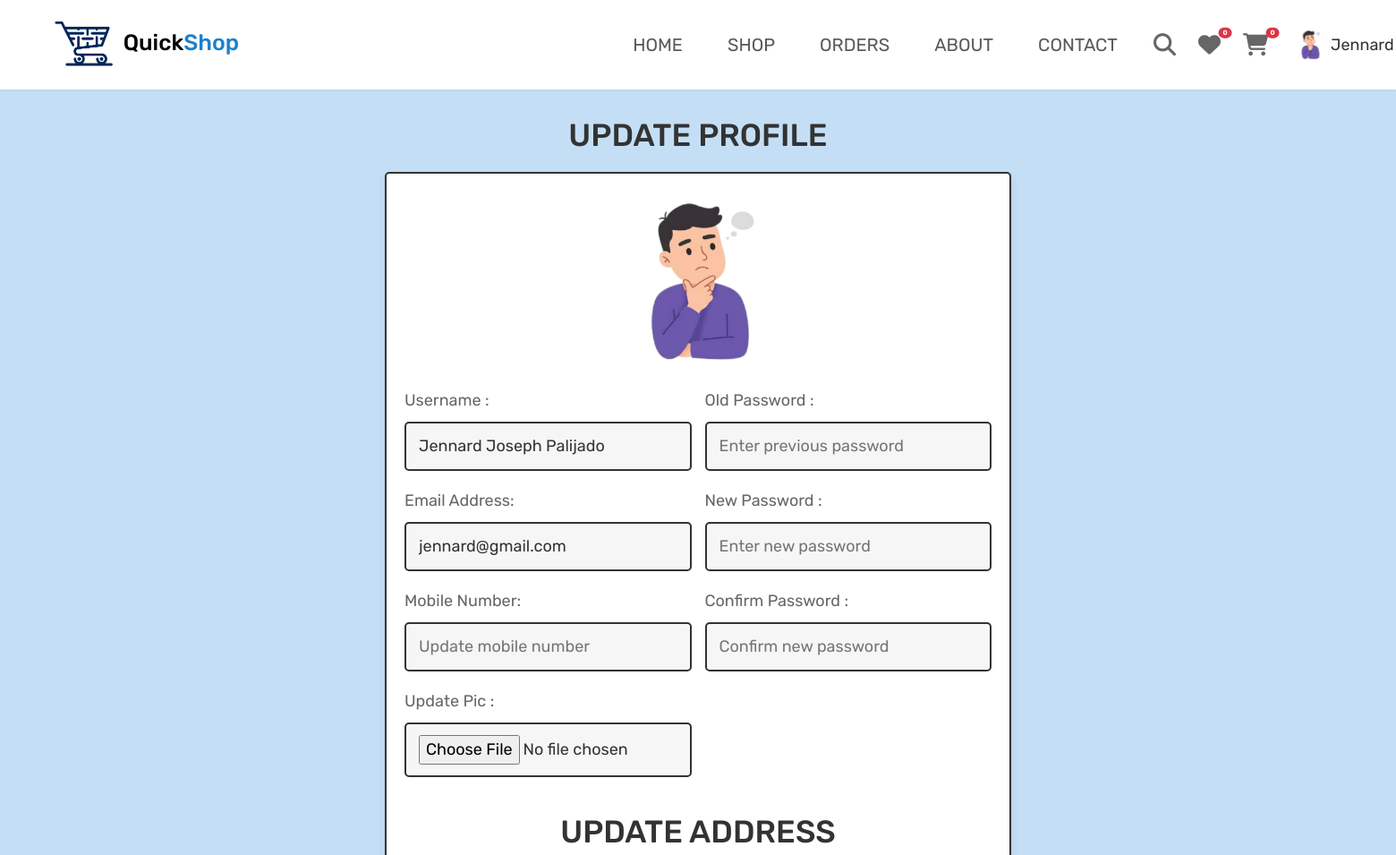
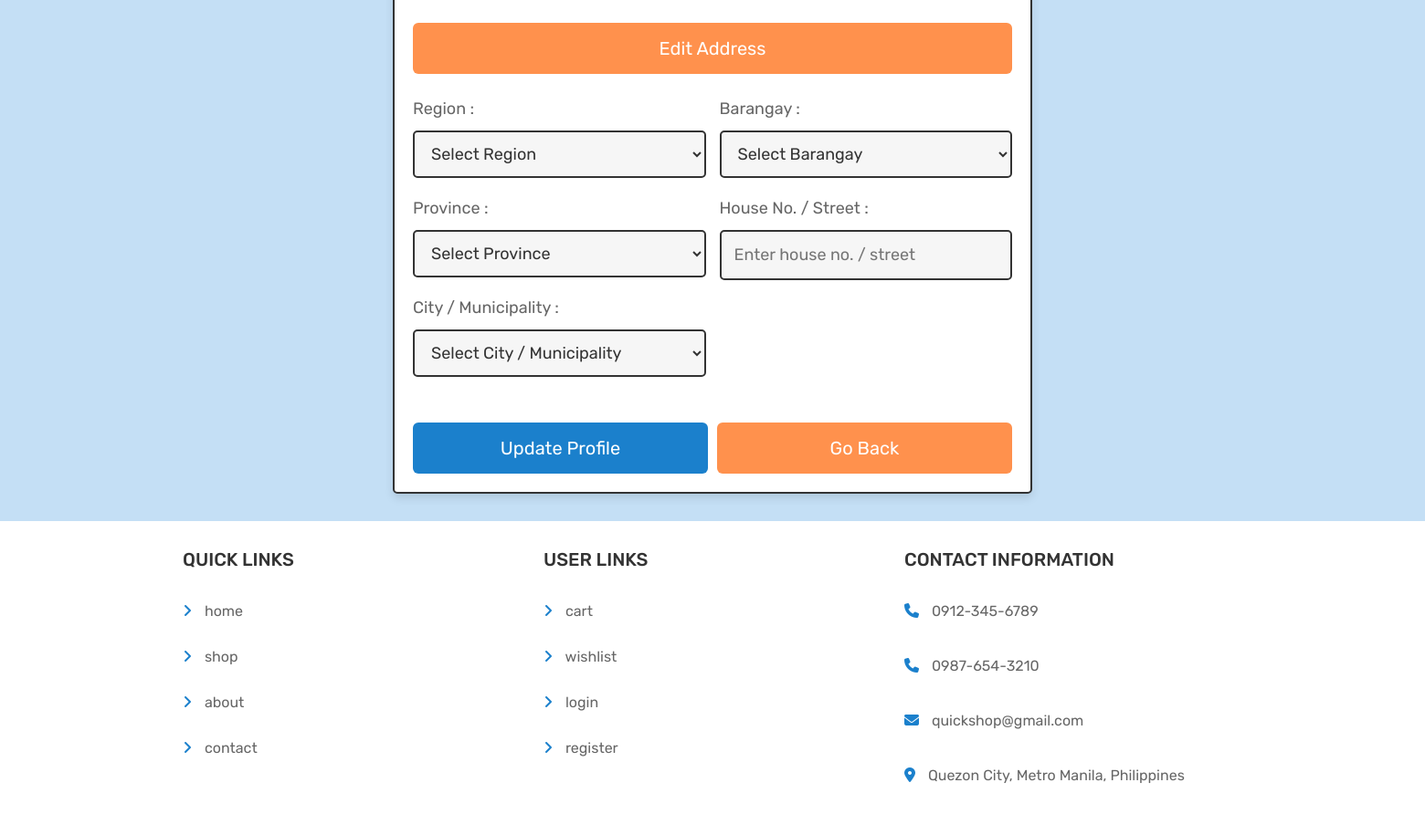
/user_profile_update.php (signed in), run on the app's committed database (2 pictures, top to bottom).
### tables this page shows
CREATE TABLE `users` (
  `id` int(100) NOT NULL,
  `name` varchar(100) NOT NULL,
  `number` varchar(15) DEFAULT NULL,
  `email` varchar(100) NOT NULL,
  `password` varchar(100) NOT NULL,
  `user_type` enum('admin','user') NOT NULL DEFAULT 'user',
  `image` varchar(100) NOT NULL,
  `created_at` datetime DEFAULT current_timestamp(),
  `status` enum('active','inactive','banned') DEFAULT 'active',
  `address` varchar(255) DEFAULT NULL
);

### user_profile_update.php (the view, shortened to what this page needs)
<?php
@include 'config.php';
$user_id = $_SESSION['user_id'];
$select_profile = $conn->prepare("SELECT * FROM `users` WHERE id = ?");
$select_profile->execute([$user_id]);
$fetch_profile = $select_profile->fetch(PDO::FETCH_ASSOC);
$current_address_parts = explode(', ', $fetch_profile['address']);
$current_street = isset($current_address_parts[4]) ? trim($current_address_parts[4]) : '';
?>
<!DOCTYPE html>
<html lang="en">
<head>
    <link href="https://cdn.jsdelivr.net/npm/bootstrap@5.3.3/dist/css/bootstrap.min.css" rel="stylesheet">
    <link rel="stylesheet" href="https://cdnjs.cloudflare.com/ajax/libs/font-awesome/6.1.1/css/all.min.css">
    <link rel="stylesheet" href="css/components.css">
</head>
<body>
<?php include 'header.php'; ?>
<section class="update-profile">
    <h1 class="title">update profile</h1>
    <form action="" method="POST" enctype="multipart/form-data">
        <img src="uploaded_img/<?= $fetch_profile['image']; ?>" alt="">
        <div class="flex">
            <div class="inputBox">
                <span>Username :</span>
                <input type="text" name="name" value="<?= $fetch_profile['name']; ?>" placeholder="Update username" required class="box">
                <span>Email Address:</span>
                <input type="email" name="email" value="<?= $fetch_profile['email']; ?>" placeholder="Update email address" required class="box">
                <span>Mobile Number:</span>
                <input type="number" name="number" value="<?= $fetch_profile['number']; ?>" placeholder="Update mobile number" required class="box">
                <span>Update Pic :</span>
                <input type="file" name="image" accept="image/jpg, image/jpeg, image/png" class="box">
            </div>
            <div class="inputBox">
                <span>Old Password :</span>
                <input type="password" name="update_pass" placeholder="Enter previous password" class="box">
                <span>New Password :</span>
                <input type="password" name="new_pass" placeholder="Enter new password" class="box">
                <span>Confirm Password :</span>
                <input type="password" name="confirm_pass" placeholder="Confirm new password" class="box">
            </div>
        </div>
        <h2 class="title mt-5">Update Address</h2>
        <div class="flex-btn mb-4">
            <button type="button" id="edit-address-btn" class="option-btn">Edit Address</button>
        </div>
        <div class="flex" id="address-fields">
            <div class="inputBox">
                <span>Region :</span>
                <select id="region" name="region" class="box" required disabled>
                    <option value="">Select Region</option>
                </select>
                <span>Province :</span>
                <select id="province" name="province" class="box" required disabled>
                    <option value="">Select Province</option>
                </select>
                <span>City / Municipality :</span>
                <select id="city" name="city" class="box" required disabled>
                    <option value="">Select City / Municipality</option>
                </select>
           </div>
            <div class="inputBox">
                <span>Barangay :</span>
                <select id="barangay" name="barangay" class="box" required disabled>
                    <option value="">Select Barangay</option>
                </select>
                <span>House No. / Street :</span>
                <input type="text" name="street" id="street" value="<?= $current_street; ?>" placeholder="Enter house no. / street" required class="box" disabled>
            </div>
        </div>
        <div class="flex-btn mt-5">
            <input type="submit" class="btn" value="update profile" name="update_profile">
            <a href="index.php" class="option-btn">go back</a>
        </div>
    </form>
</section>
<?php include 'footer.php'; ?>
</body>
</html>

### header.php (shortened to what this page needs)
<?php
$current_page = basename($_SERVER['PHP_SELF']);
?>
<nav class="navbar navbar-expand-lg navbar-light bg-white shadow-sm sticky-top">
    <div class="container-fluid">
        <a class="navbar-brand d-flex align-items-center" href="index.php">
            <img src="images/logo.png" alt="logo" style="height:60px;" class="me-2">
            <h1>Quick<span class="shoplogospan">Shop</span></h1>
        </a>
        <div class="collapse navbar-collapse" id="qsNavbar">
            <ul class="navbar-nav me-auto mb-2 mb-lg-0">
                <li class="nav-item"><a class="nav-link <?= ($current_page == 'index.php') ? 'active' : ''; ?>" href="index.php">HOME</a></li>
                <li class="nav-item"><a class="nav-link <?= ($current_page == 'shop.php') ? 'active' : ''; ?>" href="shop.php">SHOP</a></li>
                <li class="nav-item"><a class="nav-link <?= ($current_page == 'orders.php') ? 'active' : ''; ?>" href="orders.php">ORDERS</a></li>
                <li class="nav-item"><a class="nav-link <?= ($current_page == 'about.php') ? 'active' : ''; ?>" href="about.php">ABOUT</a></li>
                <li class="nav-item"><a class="nav-link <?= ($current_page == 'contact.php') ? 'active' : ''; ?>" href="contact.php">CONTACT</a></li>
            </ul>
            <div class="d-flex align-items-center nav-icons">
                <a href="search_page.php" class="nav-link px-2">
                    <i class="fas fa-search"></i>
                </a>
                <?php
                $count_cart_items = $conn->prepare("SELECT * FROM `cart` WHERE user_id = ?");
                $count_cart_items->execute([$user_id]);
                $count_wishlist_items = $conn->prepare("SELECT * FROM `wishlist` WHERE user_id = ?");
                $count_wishlist_items->execute([$user_id]);
                ?>
                <a href="wishlist.php" class="nav-link position-relative px-2">
                    <i class="fas fa-heart"></i>
                    <span class="badge bg-danger rounded-pill position-absolute top-0 start-100 translate-middle">
                        <?= $count_wishlist_items->rowCount(); ?>
                    </span>
                </a>
                <a href="cart.php" class="nav-link position-relative px-2">
                    <i class="fas fa-shopping-cart"></i>
                    <span class="badge bg-danger rounded-pill position-absolute top-0 start-100 translate-middle">
                        <?= $count_cart_items->rowCount(); ?>
                    </span>
                </a>
                <div class="dropdown ms-3">
                    <?php
                    if (isset($user_id)) {
                        $select_profile = $conn->prepare("SELECT * FROM `users` WHERE id = ?");
                        $select_profile->execute([$user_id]);
                        $fetch_profile = $select_profile->fetch(PDO::FETCH_ASSOC);
                    }
                    ?>
                    <?php if (!empty($fetch_profile)) : ?>
                        <a class="d-flex align-items-center text-decoration-none dropdown-toggle" href="#" role="button" id="qsProfileDropdown" data-bs-toggle="dropdown" aria-expanded="false">
                            <img src="uploaded_img/<?= htmlspecialchars($fetch_profile['image']); ?>" alt="profile" class="rounded-circle me-2" style="width:36px; height:36px; object-fit:cover;">
                            <span class="d-none d-lg-inline"><?= htmlspecialchars($fetch_profile['name']); ?></span>
                        </a>
                    <?php endif; ?>
                </div>
            </div>
        </div>
    </div>
</nav>

### css/components.css (style rules this page uses)
:root { --blue: #1B80CC; --backgroundblue: #C4DFF5; --orange:#ff914d; --red:#e74c3c; --black:#333; --light-color:#666; --white:#fff; --light-bg:#f6f6f6; --border:.2rem solid var(--black); --box-shadow:0 .5rem 1rem rgba(0,0,0,.1); }
a { text-decoration: none; color: inherit; }
* { font-family: 'Rubik', sans-serif; margin:0; padding:0; box-sizing: border-box; outline: none; border:none; text-decoration: none; color:var(--black); }
body { background-color: var(--backgroundblue); }
html { font-size: 62.5%; overflow-x: hidden; scroll-behavior: smooth; scroll-padding-top: 6.5rem; }
section { padding:3rem 2rem; max-width: 1200px; margin:0 auto; }
.btn, .delete-btn, .option-btn { display: block; width: 100%; margin-top: 1rem; border-radius: 6px; color:var(--white); font-size: 2rem; padding:1.3rem 3rem; text-transform: capitalize; cursor: pointer; text-align: center; }
.btn, .btn:hover, .btn:focus, .btn:active { color: #fff !important; background-color: var(--blue) !important; border: none; }
.btn { background-color: var(--blue); }
.option-btn { background-color: var(--orange); }
.flex-btn { display: flex; flex-wrap: wrap; gap:1rem; }
.flex-btn > * { flex:1; }
.title { text-align: center; margin-bottom: 2rem; text-transform: uppercase; color:var(--black); font-size: 3.5rem; }
.nav-icons i { font-size: 25px; color: var(--light-color); margin-left: 1.5rem; cursor: pointer; }
.navbar { height: 100px; }
.navbar-brand { margin-left: 50px; }
.navbar .navbar-nav { margin-left: 400px; }
.navbar .navbar-nav .nav-link { font-size: 20px !important; padding: 20px !important; padding-left: 30px !important; }
#qsProfileDropdown { font-size: 18px; padding: 8px 14px; }
.shoplogospan { color: #1B80CC; }
.update-profile form { max-width: 70rem; margin: 0 auto; background-color: var(--white); box-shadow: var(--box-shadow); border:var(--border); border-radius: .5rem; padding:2rem; text-align: center; }
.update-profile form .flex { display: flex; gap:1.5rem; justify-content: space-between; }
.update-profile form img { height: 20rem; width: 20rem; margin-bottom: 1rem; border-radius: 50%; object-fit: cover; }
.update-profile form .inputBox { text-align: left; width: 49%; }
.update-profile form .inputBox span { display: block; padding-top: 1rem; font-size: 1.8rem; color:var(--light-color); }
.update-profile form .inputBox .box { width: 100%; padding:1.2rem 1.4rem; font-size: 1.8rem; color:var(--black); border:var(--border); border-radius: .5rem; margin:1rem 0; background-color: var(--light-bg); }

### header.php (style rules this page uses)
.navbar-nav .nav-link { transition: font-weight 0.2s, color 0.2s; }

### data on the page
users: image (picture), name "Jennard…", name "Jennard Joseph Palijado", email "jennard@gmail.com"

### other printed values
$count_wishlist_items->rowCount() "0"
$count_cart_items->rowCount() "0"
